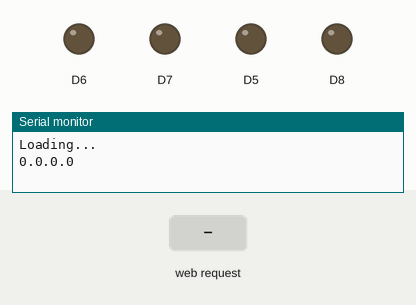
This sketch was run on a simulated ESP8266 (NodeMCU). Parts: output pins drawn as LEDs (lit = HIGH), the last lines printed to the serial monitor. Inputs (shaded band) come from the test bench.

Above: at 1.2 s.
1.3 s: HTTP request GET /Service?Service=1 received
At 2.2 s:
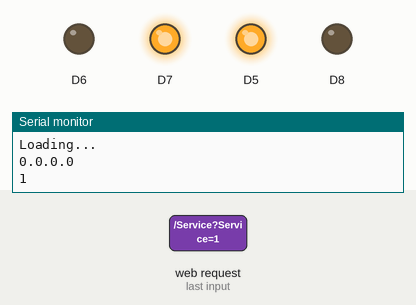
2.8 s: HTTP request GET /Service?Service=2 received
At 3.5 s:
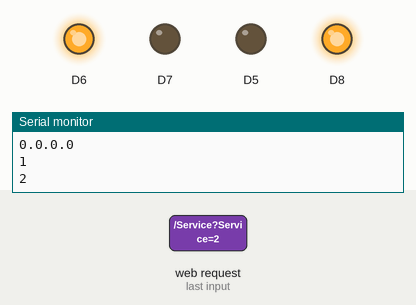
4.3 s: HTTP request GET /Service?Service=3 received
At 4.8 s:
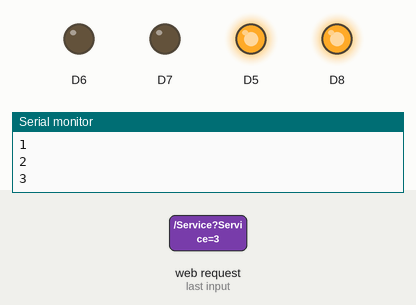
5.8 s: HTTP request GET /Service?Service=4 received
At 7.3 s:
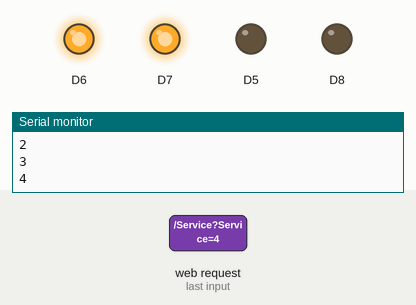
Timing chart, 0 to 8.3 s (numbered marks = the images above; inputs shaded):
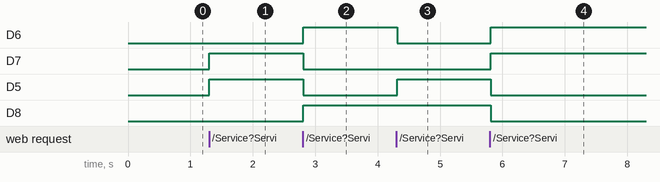

Measured:
- after the input at 1.3 s, D7, D5: LOW → HIGH at once
- after the input at 2.8 s, D6, D8: LOW → HIGH at once; D7, D5: HIGH → LOW at once
- after the input at 4.3 s, D6: HIGH → LOW at once; D5: LOW → HIGH at once
- after the input at 5.8 s, D6, D7: LOW → HIGH at once; D5, D8: HIGH → LOW at once

The sketch:

Car.ino
```cpp
//The car...
#include <FS.h>
#include <ESP8266WiFi.h>
#include <ESP8266WebServer.h>
IPAddress apIP(192, 168, 1, 1);
ESP8266WebServer server (80);

void setup() {
pinMode(D5, OUTPUT);
pinMode(D6, OUTPUT);
pinMode(D7, OUTPUT);
pinMode(D8, OUTPUT);
  WiFi.softAP("My_Car");
  Serial.begin (115200);
  Serial.println("Loading...");
  WiFi.mode(WIFI_AP);
  WiFi.softAPConfig(apIP, apIP, IPAddress(255, 255, 255, 0));
  Serial.println(WiFi.localIP());
  server.begin();
  server.on("/",file);
  server.on("/Service", Service);
}

void file(){
  File file = SPIFFS.open("/index.html", "r");
server.streamFile(file, "text/html");
  file.close();
}

void Service() {
  String word = server.arg("Service");

  Serial.println(word);
  if(word=="1"){
    digitalWrite(D5, HIGH);
    digitalWrite(D6, LOW);

    digitalWrite(D7, HIGH);
    digitalWrite(D8, LOW);

    }if(word=="2"){
      digitalWrite(D5, LOW);
    digitalWrite(D6, HIGH);

    digitalWrite(D7, LOW);
    digitalWrite(D8, HIGH);
      }if(word=="3"){
        digitalWrite(D5, HIGH);
    digitalWrite(D6, LOW);

    digitalWrite(D7, LOW);
    digitalWrite(D8, HIGH);
        }if(word=="4"){
    digitalWrite(D5, LOW);
    digitalWrite(D6, HIGH);

    digitalWrite(D7, HIGH);
    digitalWrite(D8, LOW);
          }if(word=="5"){
    digitalWrite(D5, LOW);
    digitalWrite(D6, LOW);

    digitalWrite(D7, LOW);
    digitalWrite(D8, LOW);
            }
server.send(200, "text/plain", "ok");
}


void loop() {
  server.handleClient();
      delay(50);
}
```
